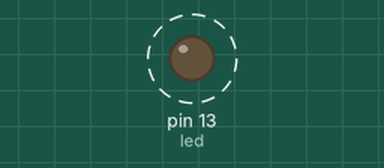
This sketch was run on a simulated Arduino Uno, built with avr-gcc and run on an emulated ATmega328P. Parts: output pins drawn as LEDs (lit = HIGH). Dashed ring = blinking. What the sketch prints to the serial monitor is not drawn.

Above: at 0.07 s.
Timing chart, 0 to 3.0 s (numbered marks = the images above):
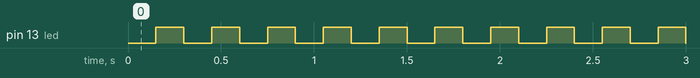

The sketch:

_2017_jan_8_blink_led_interr.ino
```cpp
#include <TimerOne.h>

// This example uses the timer interrupt to blink an LED
// and also demonstrates how to share a variable between
// the interrupt and the main program.


const int led = 13;

void setup(void)
{
  pinMode(led, OUTPUT);
  Timer1.initialize(150000);
  Timer1.attachInterrupt(blinkLED); // blinkLED to run every 0.15 seconds
  Serial.begin(9600);
}


// The interrupt will blink the LED, and keep
// track of how many times it has blinked.
int ledState = LOW;
volatile unsigned long blinkCount = 0; // use volatile for shared variables

void blinkLED(void)
{
  if (ledState == LOW) {
    ledState = HIGH;
    blinkCount = blinkCount + 1;  // increase when LED turns on
  } else {
    ledState = LOW;
  }
  digitalWrite(led, ledState);
}


// The main program will print the blink count
// to the Arduino Serial Monitor
void loop(void)
{
  unsigned long blinkCopy;  // holds a copy of the blinkCount

  // to read a variable which the interrupt code writes, we
  // must temporarily disable interrupts, to be sure it will
  // not change while we are reading.  To minimize the time
  // with interrupts off, just quickly make a copy, and then
  // use the copy while allowing the interrupt to keep working.
  noInterrupts();
  blinkCopy = blinkCount;
  interrupts();

  Serial.print("blinkCopy = ");
  Serial.println(blinkCopy);
}
```

Measured:
- by itself, pin 13 (led): alternates HIGH for 0.15 s and LOW for 0.15 s
